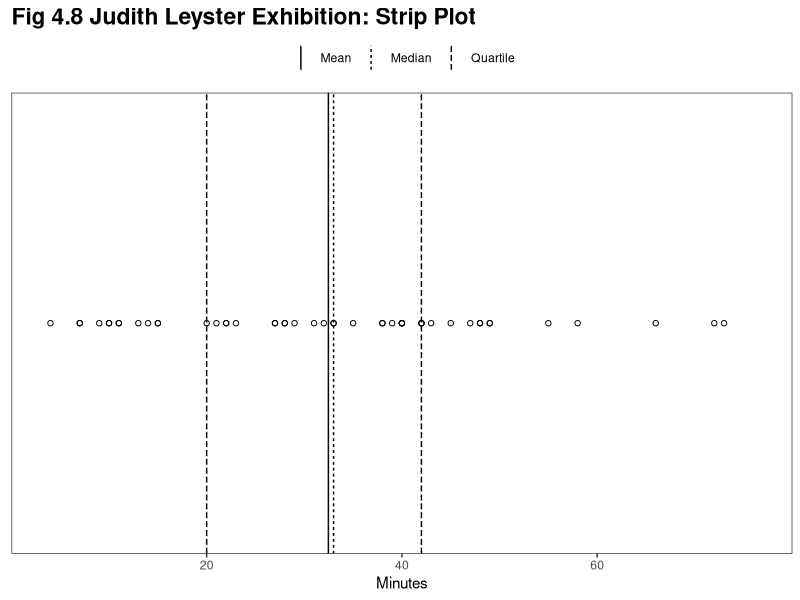
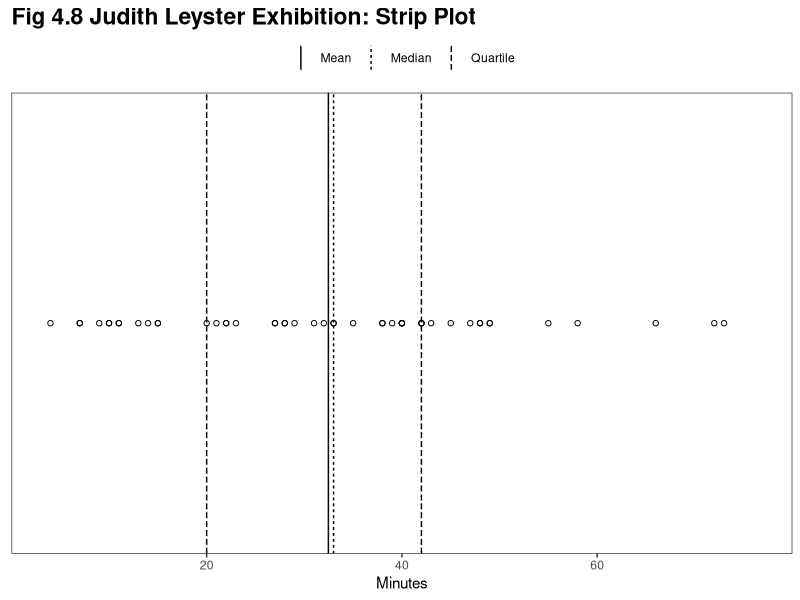

These charts were generated, in order, by the following R code:
library(ggplot2)

this_base <- "fig04-08_judith-leyster-exhibition-strip-plot"

my_data <- data.frame(
  minutes <- c(4, 7, 7, 9, 10, 10, 11,
               11, 13, 14, 15, 15, 20, 21,
               22, 22, 23, 27, 27, 28, 28,
               29, 31, 32, 33, 33, 35, 38,
               38, 39, 40, 40, 40, 40, 42,
               42, 42, 43, 45, 47, 48, 48,
               49, 49, 55, 58, 66, 72, 73)
)

summ_stats <-
  with(my_data,
       data.frame(stat = c("Mean", "Median", "Quartile", "Quartile"),
                  val = c(mean(minutes), median(minutes),
                          quantile(minutes, probs = c(0.25, 0.75)))))

p <- ggplot(my_data, aes(x = minutes, y = factor(1))) +
  geom_point(shape = 1) +
  scale_x_continuous(breaks = c(20, 40, 60), limits = c(0, 80), 
                     expand = c(0, 0)) +
  labs(x = "Minutes", y = NULL) +
  ggtitle("Fig 4.8 Judith Leyster Exhibition: Strip Plot") +
  theme_bw() +
  theme(panel.grid.major = element_blank(),
        panel.grid.minor = element_blank(),
        plot.title = element_text(size = rel(1.5), face = "bold"),
        axis.ticks.y = element_blank(),
        axis.text.y = element_blank(),
        legend.position = "top",
        legend.title = element_blank())

  p <- p + geom_vline(data = summ_stats, aes(xintercept = val, linetype = stat), 
                    show_guide = TRUE)

p

ggsave(paste0(this_base, ".png"), 
       p, width = 6, height = 3)

## TODO: fix legend to match original
